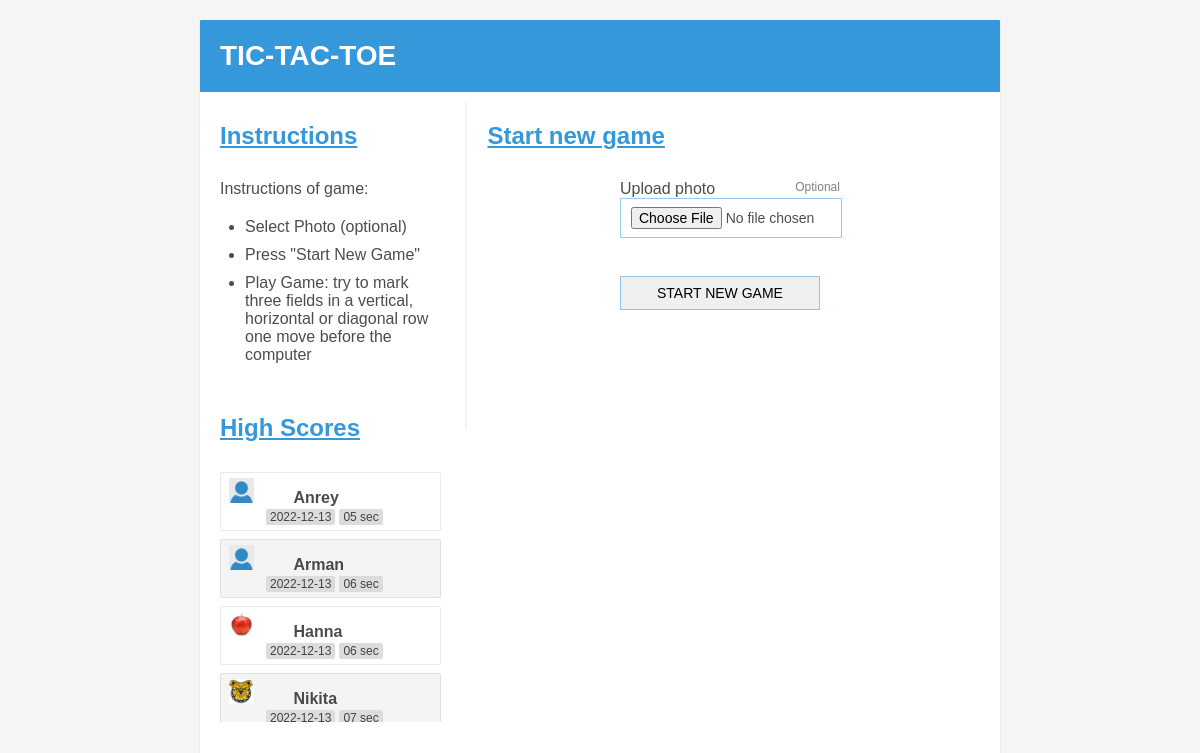
The page / on the database its author committed.
### tables this page shows
CREATE TABLE `rating` (
  `id` int(11) NOT NULL,
  `name` varchar(100) NOT NULL,
  `game_date` varchar(50) NOT NULL,
  `game_time` varchar(200) NOT NULL,
  `photo` varchar(100) NOT NULL
);

### index.php (the view, shortened to what this page needs)
<?php
	$pdo = new PDO('mysql: host=localhost; dbname=ttt_db','root','');
	$pdo->exec('set names utf8');
	$result = $pdo->query("SELECT * FROM rating ORDER BY game_time");
?>
<!DOCTYPE html>
<html lang="en">
<head>
	<link rel="stylesheet" href="assets/css/style.css">
</head>
<body>
	<section class="container-game">
		<article class="title-row">
			<h1>TIC-TAC-TOE</h1>
		</article>
		<article class="row initial-page">
			<article class="col">
				<article class="subtitle-row">
					<h2>Instructions</h2>
				</article>
				<article class="container-row">
					Instructions of game:
					<ul>
						<li>Select Photo (optional)</li>
						<li>Press "Start New Game"</li>
						<li>Play Game: try to mark three fields in a vertical, horizontal or diagonal row one move before the computer</li>
					</ul>
				</article>
				<article class="subtitle-row">
					<h2>High Scores</h2>
				</article>
				<article class="container-row high scroll">
					<article class="scroll-view">
						<?php
							while($row = $result->fetch()){
						?>
								<article class="score">
									<div style="background-image: <?=str_replace("`","'",$row['photo'])?>; background-size: cover; width:25px; height:25px; display: inline-block;"></div>
									<h4 class="name-high"><?=$row['name']?></h4>
									<p><span class="date-high"><?=$row['game_date']?></span><span class="time-high"><?=$row['game_time']?></span></p>
								</article>
						<?php
							}
						?>
					</article>
				</article>
			</article>
			<article class="col border-line col-game-spacing" id="page_1">
				<article class="subtitle-row">
					<h2>Start new game</h2>
				</article>
				<article class="container-row form">
					<form id="form_1"  class="form-content" action="code/file.php" enctype="multipart/form-data" method="post">
						<label for="photo">Upload photo <span class="optional right"> Optional </span></label>
						<input id="photo" type="file" name="photo"><br>
						<input type="button" name="" id="" onclick="start();" value="START NEW GAME">
					</form>
				</article>
			</article>
		</article>
	</section>
</body>
</html>

### assets/css/style.css (style rules this page uses)
* { border: 0px; margin: 0px; padding: 0px; }
body { font-family: arial; background: rgba(245, 245, 245, 1); }
.container-game { width: 800px; height: 750px; margin: 20px auto; background: rgba(255, 255, 255, 1); box-shadow: 0px 1px 1px rgba(10, 10, 10, .4); border-radius: 1px; overflow: hidden; }
.title-row { background: rgba(52, 152, 219,1.0); color: rgba(255, 255, 255, 1); padding: 20px; }
.subtitle-row { color: rgba(52, 152, 219,1.0); padding: 20px 20px 10px; position: relative; }
.subtitle-row h2 { text-decoration: underline; }
.container-row { color: rgba(0, 0, 0,.7); padding: 0px 20px; }
h1 { font-size: 28px; }
h2 { padding-bottom: 20px; }
.row .col { display: inline-block; vertical-align: top; height: 328px; position: relative; }
form label, form input { display: block; }
form input, button { border: 1px solid rgba(52, 152, 219,.5); font-size: 14px; padding: 8px 10px; margin-bottom: 20px; max-width: 200px; width: 200px; border-radius: 1px; }
.col-game-spacing { min-width: 525px; max-width: 525px; }
.form { position: relative; width: 350px; margin: 0 auto; }
.form-content { margin: 0 auto; width: 220px; }
.optional { color: rgba(0, 0, 0,.5); font-size: 12px; }
.right { float: right; }
.initial-page { padding: 10px 0px; }
.initial-page .col { width: 261px; }
.border-line { border-left: 2px solid rgba(150, 150, 150,.1); }
ul { padding: 20px 0px 20px 25px; }
.scroll-view { overflow: scroll; height: 250px; }
ul li { margin-bottom: 10px; }
.score { border: 1px solid rgba(150, 150, 150,.2); margin-bottom: 8px; padding: 5px 8px; border-radius: 2px; position: relative; }
.score:nth-child(2n+2) { background: rgba(150, 150, 150,.1); }
.score span { border-radius: 2px; display: inline-block; padding: 1px 4px; margin: 0px 2px; }
.score .time-high, .score .date-high { background: rgba(220, 220, 220,1.0); }
.score h4 { display: inline-block; }
.score h4.name-high, .score p { position: relative; left: 35px; width: 160px; }
.high span { font-size: 12px; }

### rows shown on the page
rating: name "Anrey", game_date "2022-12-13", game_time "05 sec"
rating: name "Arman", game_date "2022-12-13", game_time "06 sec"
rating: shows a picture, name "Hanna", game_date "2022-12-13", game_time "06 sec"
rating: shows a picture, name "Nikita", game_date "2022-12-13", game_time "07 sec"
